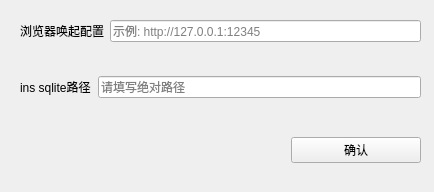
<?xml version="1.0" encoding="UTF-8"?>
<ui version="4.0">
 <class>Form</class>
 <widget class="QWidget" name="Form">
  <property name="geometry">
   <rect>
    <x>0</x>
    <y>0</y>
    <width>434</width>
    <height>192</height>
   </rect>
  </property>
  <property name="windowTitle">
   <string>设置</string>
  </property>
  <widget class="QWidget" name="">
   <property name="geometry">
    <rect>
     <x>20</x>
     <y>20</y>
     <width>401</width>
     <height>143</height>
    </rect>
   </property>
   <layout class="QVBoxLayout" name="verticalLayout_2">
    <item>
     <layout class="QVBoxLayout" name="verticalLayout">
      <item>
       <layout class="QHBoxLayout" name="horizontalLayout">
        <item>
         <widget class="QLabel" name="label">
          <property name="text">
           <string>浏览器唤起配置</string>
          </property>
         </widget>
        </item>
        <item>
         <widget class="QLineEdit" name="lineEdit_port">
          <property name="inputMask">
           <string/>
          </property>
          <property name="text">
           <string/>
          </property>
          <property name="placeholderText">
           <string>示例: http://127.0.0.1:12345</string>
          </property>
         </widget>
        </item>
       </layout>
      </item>
      <item>
       <spacer name="verticalSpacer">
        <property name="orientation">
         <enum>Qt::Vertical</enum>
        </property>
        <property name="sizeHint" stdset="0">
         <size>
          <width>20</width>
          <height>28</height>
         </size>
        </property>
       </spacer>
      </item>
      <item>
       <layout class="QHBoxLayout" name="horizontalLayout_2">
        <item>
         <widget class="QLabel" name="label_2">
          <property name="text">
           <string>ins sqlite路径</string>
          </property>
         </widget>
        </item>
        <item>
         <widget class="QLineEdit" name="lineEdit">
          <property name="placeholderText">
           <string>请填写绝对路径</string>
          </property>
         </widget>
        </item>
       </layout>
      </item>
     </layout>
    </item>
    <item>
     <spacer name="verticalSpacer_2">
      <property name="orientation">
       <enum>Qt::Vertical</enum>
      </property>
      <property name="sizeHint" stdset="0">
       <size>
        <width>20</width>
        <height>18</height>
       </size>
      </property>
     </spacer>
    </item>
    <item>
     <layout class="QHBoxLayout" name="horizontalLayout_3">
      <item>
       <widget class="QLabel" name="label_3">
        <property name="text">
         <string/>
        </property>
       </widget>
      </item>
      <item>
       <widget class="QLabel" name="label_4">
        <property name="text">
         <string/>
        </property>
       </widget>
      </item>
      <item>
       <widget class="QPushButton" name="pushButton">
        <property name="text">
         <string>确认</string>
        </property>
       </widget>
      </item>
     </layout>
    </item>
   </layout>
  </widget>
 </widget>
 <resources/>
 <connections/>
</ui>
